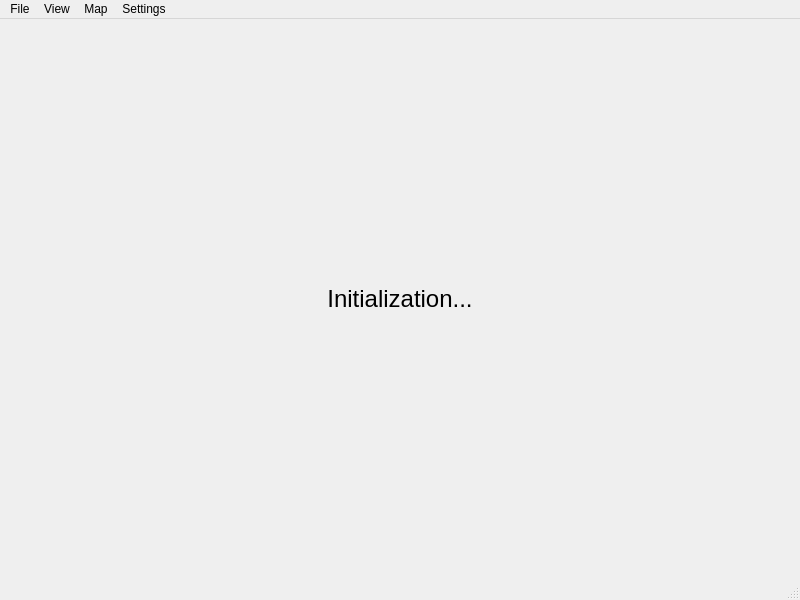
<?xml version="1.0" encoding="UTF-8"?>
<ui version="4.0">
 <class>MainWindow</class>
 <widget class="QMainWindow" name="MainWindow">
  <property name="geometry">
   <rect>
    <x>0</x>
    <y>0</y>
    <width>800</width>
    <height>600</height>
   </rect>
  </property>
  <property name="windowTitle">
   <string>MainWindow</string>
  </property>
  <widget class="QWidget" name="centralwidget">
   <layout class="QGridLayout" name="gridLayout">
    <property name="leftMargin">
     <number>0</number>
    </property>
    <property name="topMargin">
     <number>0</number>
    </property>
    <property name="rightMargin">
     <number>0</number>
    </property>
    <property name="bottomMargin">
     <number>0</number>
    </property>
    <item row="0" column="0">
     <widget class="QStackedWidget" name="stackedWidget">
      <property name="currentIndex">
       <number>1</number>
      </property>
      <widget class="QWidget" name="tabPage">
       <property name="sizePolicy">
        <sizepolicy hsizetype="Expanding" vsizetype="Expanding">
         <horstretch>0</horstretch>
         <verstretch>0</verstretch>
        </sizepolicy>
       </property>
       <layout class="QVBoxLayout" name="verticalLayout">
        <property name="leftMargin">
         <number>0</number>
        </property>
        <property name="topMargin">
         <number>0</number>
        </property>
        <property name="rightMargin">
         <number>0</number>
        </property>
        <property name="bottomMargin">
         <number>0</number>
        </property>
        <item>
         <widget class="QTabWidget" name="mainTabWidget"/>
        </item>
       </layout>
      </widget>
      <widget class="QWidget" name="initializationPage">
       <layout class="QVBoxLayout" name="verticalLayout_2">
        <property name="leftMargin">
         <number>0</number>
        </property>
        <property name="topMargin">
         <number>0</number>
        </property>
        <property name="rightMargin">
         <number>0</number>
        </property>
        <property name="bottomMargin">
         <number>0</number>
        </property>
        <item>
         <widget class="QLabel" name="initializationLabel">
          <property name="sizePolicy">
           <sizepolicy hsizetype="Expanding" vsizetype="Expanding">
            <horstretch>0</horstretch>
            <verstretch>0</verstretch>
           </sizepolicy>
          </property>
          <property name="font">
           <font>
            <pointsize>18</pointsize>
           </font>
          </property>
          <property name="text">
           <string>Initialization...</string>
          </property>
          <property name="alignment">
           <set>Qt::AlignCenter</set>
          </property>
         </widget>
        </item>
       </layout>
      </widget>
     </widget>
    </item>
   </layout>
  </widget>
  <widget class="QMenuBar" name="menubar">
   <property name="geometry">
    <rect>
     <x>0</x>
     <y>0</y>
     <width>800</width>
     <height>21</height>
    </rect>
   </property>
   <widget class="QMenu" name="menuFile">
    <property name="title">
     <string>File</string>
    </property>
    <addaction name="actionNew"/>
    <addaction name="actionExit"/>
   </widget>
   <widget class="QMenu" name="menuMap">
    <property name="title">
     <string>Map</string>
    </property>
    <addaction name="actionOpen_Atlas"/>
    <addaction name="actionOpen_from_file"/>
   </widget>
   <widget class="QMenu" name="menuSettings">
    <property name="title">
     <string>Settings</string>
    </property>
    <addaction name="actionKoordinatometriyaParameters"/>
   </widget>
   <widget class="QMenu" name="menuView">
    <property name="title">
     <string>View</string>
    </property>
   </widget>
   <addaction name="menuFile"/>
   <addaction name="menuView"/>
   <addaction name="menuMap"/>
   <addaction name="menuSettings"/>
  </widget>
  <widget class="QStatusBar" name="statusbar"/>
  <action name="actionNew">
   <property name="enabled">
    <bool>false</bool>
   </property>
   <property name="text">
    <string>New</string>
   </property>
  </action>
  <action name="actionExit">
   <property name="text">
    <string>Exit</string>
   </property>
  </action>
  <action name="actionOpen_Atlas">
   <property name="text">
    <string>Open Atlas</string>
   </property>
  </action>
  <action name="actionOpen_from_file">
   <property name="text">
    <string>Open from file</string>
   </property>
  </action>
  <action name="actionKoordinatometriyaParameters">
   <property name="text">
    <string>Solver settings</string>
   </property>
  </action>
 </widget>
 <resources/>
 <connections/>
</ui>
